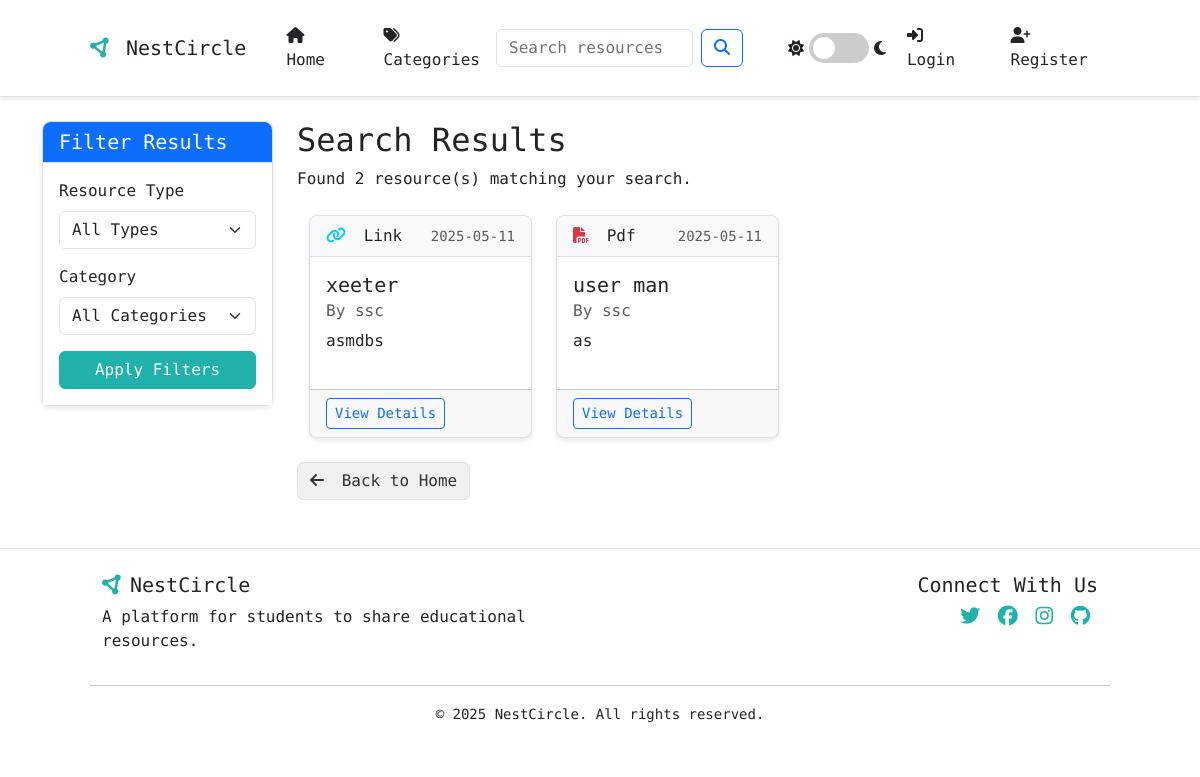
Before: /search with the older database file.
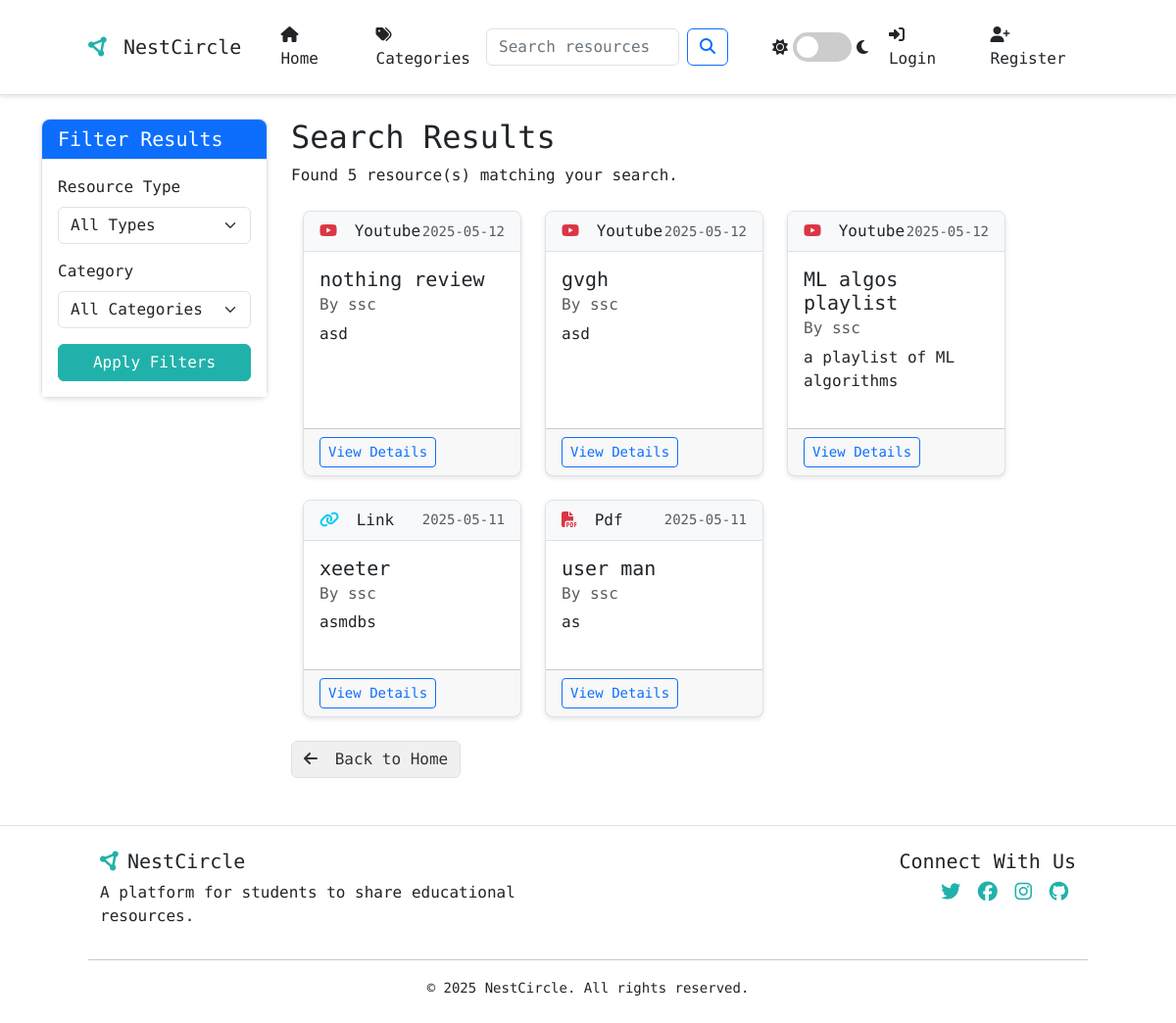
After: the same page with the newer database file.
### app.py (models this page shows, shortened)
class Resource(db.Model):
    id = db.Column(db.Integer, primary_key=True)
    title = db.Column(db.String(100), nullable=False)
    description = db.Column(db.Text, nullable=False)
    date_posted = db.Column(db.DateTime, nullable=False, default=datetime.utcnow)
    resource_type = db.Column(db.String(20), nullable=False)  # "link", "pdf", "youtube", etc.
    content = db.Column(db.Text, nullable=False)  # URL or file path
    user_id = db.Column(db.Integer, db.ForeignKey('user.id'), nullable=False)
    ratings = db.relationship('Rating', backref='resource', lazy=True, cascade="all, delete-orphan")
    comments = db.relationship('Comment', backref='resource', lazy=True, cascade="all, delete-orphan",
                              order_by="desc(Comment.date_posted)")
    bookmarks = db.relationship('Bookmark', backref='resource', lazy=True, cascade="all, delete-orphan")

class User(db.Model, UserMixin):
    id = db.Column(db.Integer, primary_key=True)
    username = db.Column(db.String(20), unique=True, nullable=False)
    email = db.Column(db.String(120), unique=True, nullable=False)
    password = db.Column(db.String(60), nullable=False)
    role = db.Column(db.String(20), nullable=False, default='user')  # 'user', 'moderator', 'admin'
    email_verified = db.Column(db.Boolean, default=False)
    notification_preferences = db.Column(db.Text, default='{"new_resources": true, "comments_on_resources": true, "ratings_on_resources": false}')
    resources = db.relationship('Resource', backref='author', lazy=True)
    ratings = db.relationship('Rating', backref='user', lazy=True)
    comments = db.relationship('Comment', backref='author', lazy=True)
    bookmarks = db.relationship('Bookmark', backref='user', lazy=True)

### app.py (the view)
@app.route('/search', methods=['GET'])
def search():
    query = request.args.get('query', '')
    category_id = request.args.get('category_id')
    resource_type = request.args.get('resource_type')
    resources_query = Resource.query
    if query:
        resources_query = resources_query.filter(
            (Resource.title.contains(query)) |
            (Resource.description.contains(query))
        )
    if category_id:
        resources_query = resources_query.join(
            resource_categories
        ).join(
            Category
        ).filter(Category.id == category_id)
    if resource_type:
        resources_query = resources_query.filter(Resource.resource_type == resource_type)
    resources = resources_query.order_by(Resource.date_posted.desc()).all()
    categories = Category.query.all()
    return render_template('search.html', resources=resources, query=query,
                          categories=categories, selected_category_id=category_id)

### app.py (called while the page is built)
@app.context_processor
def inject_now():
    return {'now': datetime.utcnow()}

@app.context_processor
def inject_user_roles():
    return {'is_admin': current_user.is_authenticated and current_user.has_role('admin'),
            'is_moderator': current_user.is_authenticated and current_user.has_role('moderator')}

### templates/search.html (shortened to what this page needs)
{% extends "base.html" %}
{% block content %}
<div class="row">
    <div class="col-md-3">
        <div class="card mb-4">
            <div class="card-header bg-primary text-white">
                <h5 class="mb-0">Filter Results</h5>
            </div>
            <div class="card-body">
                <form method="GET" action="{{ url_for('search') }}">
                    <div class="mb-3">
                        <label for="resource_type" class="form-label">Resource Type</label>
                        <select class="form-select" id="resource_type" name="resource_type">
                            <option value="">All Types</option>
                        </select>
                    </div>
                    {% if categories %}
                    <div class="mb-3">
                        <label for="category_id" class="form-label">Category</label>
                        <select class="form-select" id="category_id" name="category_id">
                            <option value="">All Categories</option>
                        </select>
                    </div>
                    {% endif %}
                    <div class="d-grid">
                        <button type="submit" class="btn btn-primary">Apply Filters</button>
                    </div>
                </form>
            </div>
        </div>
    </div>
    <div class="col-md-9">
        <div class="mb-4">
            <h2>Search Results {% if query %}for "{{ query }}"{% endif %}</h2>
            <p>Found {{ resources|length }} resource(s) matching your search.</p>
        </div>
        {% if resources %}
            <div class="row">
                {% for resource in resources %}
                    <div class="col-md-4 mb-4">
                        <div class="card h-100">
                            <div class="card-header d-flex justify-content-between align-items-center">
                                <span>
                                    {% if resource.resource_type == 'link' %}
                                        <i class="fas fa-link text-info me-2"></i>
                                    {% elif resource.resource_type == 'pdf' %}
                                        <i class="fas fa-file-pdf text-danger me-2"></i>
                                    {% elif resource.resource_type == 'youtube' %}
                                        <i class="fab fa-youtube text-danger me-2"></i>
                                    {% endif %}
                                    {{ resource.resource_type|capitalize }}
                                </span>
                                <small class="text-muted">{{ resource.date_posted.strftime('%Y-%m-%d') }}</small>
                            </div>
                            <div class="card-body">
                                <h5 class="card-title">{{ resource.title }}</h5>
                                <h6 class="card-subtitle mb-2 text-muted">By {{ resource.author.username }}</h6>
                                <p class="card-text">{{ resource.description|truncate(100) }}</p>
                            </div>
                            <div class="card-footer">
                                <a href="{{ url_for('resource', resource_id=resource.id) }}" class="btn btn-sm btn-outline-primary">View Details</a>
                            </div>
                        </div>
                    </div>
                {% endfor %}
            </div>
        {% else %}
            <div class="alert alert-info">
                <p>No resources found matching your search criteria.</p>
                <p>Try using different keywords or browse all resources on the <a href="{{ url_for('home') }}">home page</a>.</p>
            </div>
        {% endif %}
        <a href="{{ url_for('home') }}" class="btn btn-outline-secondary">
            <i class="fas fa-arrow-left me-2"></i> Back to Home
        </a>
    </div>
</div>
{% endblock %}

Changed rows visible on the page:
added Resource: resource_type "Youtube", date_posted "2025-05-12", title "nothing review", author.username "ssc", description "asd"
added Resource: resource_type "Youtube", date_posted "2025-05-12", title "gvgh", author.username "ssc", description "asd"
added Resource: resource_type "Youtube", date_posted "2025-05-12", title "ML algos playlist", author.username "ssc", description "a playlist of ML algorithms"
Other visible differences:
{{ resources|length }}: "2" → "5"
